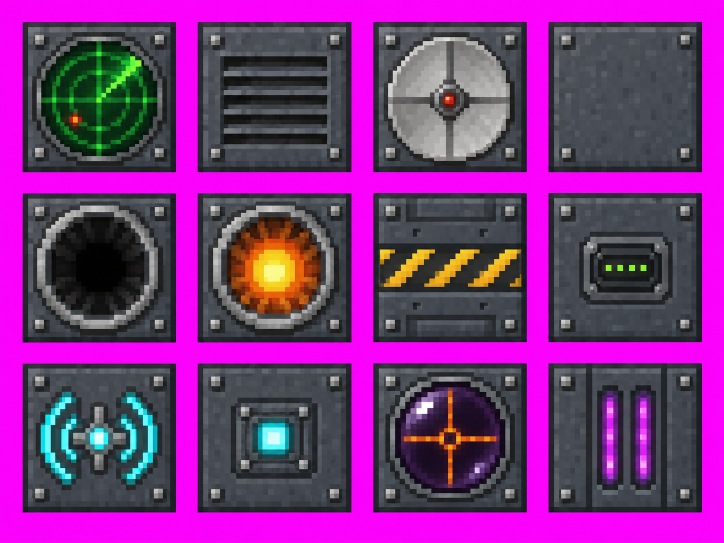
#> input picture art/sheets/ashcc_sheet1.png, 1448 x 1086 px (shown at 1/2 size)
$ python -i slice_tiles.py   (imports and definitions only)
#> lines starting #> are read from the running program, lines starting #| are printed output that depends on the picture; after the words box and inside, x2 and y2 are one past the last pixel; in counts of white or black regions, pixels touching at a corner belong together
#> further down, picture is the input picture: shape (1086, 1448, 3); mean B, G, R 126.4, 50.7, 123.3
"""Cuts square block-face tiles out of an AI-generated sheet (opaque tiles on a flat magenta background).

usage: python tools/slice_tiles.py SHEET.png name1 name2 ... [--out DIR] [--preview FILE]
Names are given in reading order (left to right, top to bottom); "-" skips a tile.
Each tile becomes a 16x16 texture: one output pixel = median colour of the middle of its cell,
so the generator's uneven "pixel" grid and soft edges do not smear into the result.
"""
import argparse
from pathlib import Path

import numpy as np
from PIL import Image
from scipy import ndimage

ROOT = Path(__file__).resolve().parent.parent
OUT = ROOT / "src/main/resources/assets/ashcc/textures/block"


def background(rgb):
    edge = np.concatenate([rgb[0], rgb[-1], rgb[:, 0], rgb[:, -1]])
    return np.median(edge, axis=0)


def tiles(rgb):
    bg = background(rgb)
#> bg = [249, 5, 248]
    fg = np.abs(rgb - bg).sum(axis=2) > 90
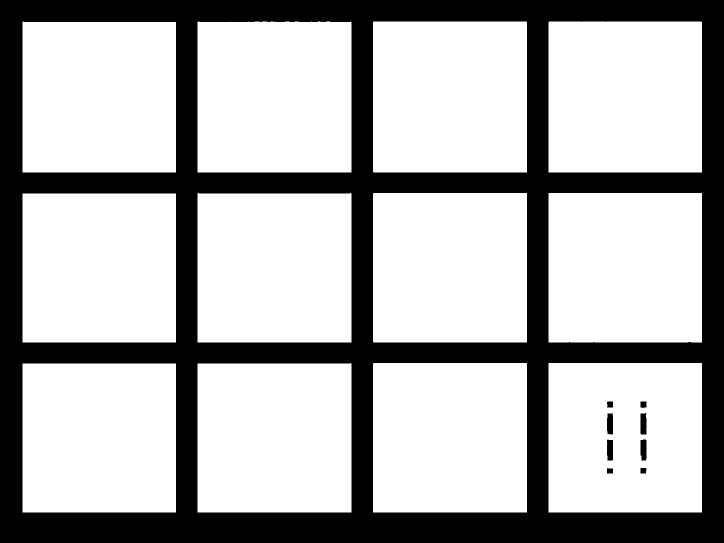
#> fg: shape (1086, 1448) bool (shown at 1/2 size); 70.1% white; 9 black regions, largest, box (x1, y1, x2, y2) and area: (0, 0, 1448, 1086) 467320, (1281, 826, 1293, 869) 497, (1214, 879, 1226, 921) 482
    fg = ndimage.binary_opening(fg, iterations=2)
#> fg: shape (1086, 1448) bool; 70.1% white; 9 black regions, largest, box (x1, y1, x2, y2) and area: (0, 0, 1448, 1086) 467453, (1281, 826, 1293, 869) 497, (1214, 879, 1226, 921) 482
    fg = ndimage.binary_fill_holes(fg)
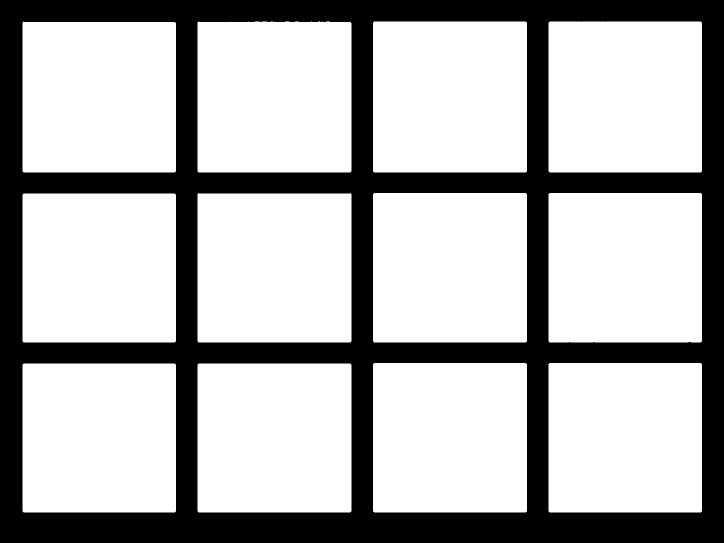
#> fg: shape (1086, 1448) bool (shown at 1/2 size); 70.3% white; 1 black region, box (x1, y1, x2, y2) and area: (0, 0, 1448, 1086) 467453
    labels, n = ndimage.label(fg)
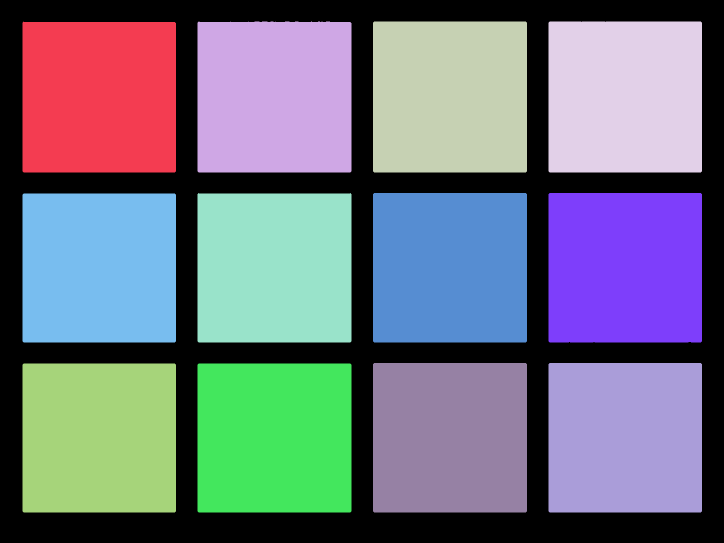
#> labels: shape (1086, 1448) int32 (shown at 1/2 size); 13 distinct labels, from 0 to 12; one colour per label, 0 black
#> n = 12
    boxes = []
    min_area = rgb.shape[0] * rgb.shape[1] * 0.01
#> min_area = 15725.3
    for i, sl in enumerate(ndimage.find_objects(labels), 1):
        if sl is None or (labels[sl] == i).sum() < min_area:
            continue
        boxes.append((sl[0].start, sl[0].stop, sl[1].start, sl[1].stop))
#> this loop made 12 passes
#> after the loop, boxes = 12 items, first 6: (43, 345, 45, 352), (43, 345, 395, 703), (43, 345, 746, 1054), (43, 345, 1097, 1404), (386, 685, 395, 703), (386, 685, 746, 1054)
    # rows: tiles whose vertical centres are within half a tile of each other
    boxes.sort(key=lambda b: (b[0] + b[1]) / 2)
    rows, row = [], []
    for b in boxes:
        if row and (b[0] + b[1]) / 2 - (row[0][0] + row[0][1]) / 2 > (row[0][1] - row[0][0]) / 2:
            rows.append(row)
            row = []
        row.append(b)
#> this loop made 12 passes
#> b on passes 1 to 12: (43, 345, 45, 352), (43, 345, 395, 703), (43, 345, 746, 1054), (43, 345, 1097, 1404), (386, 685, 395, 703), (386, 685, 746, 1054), (386, 685, 1097, 1404), (387, 685, 45, 352), (726, 1025, 746, 1054), (726, 1025, 1097, 1404), (727, 1025, 45, 352), (727, 1025, 395, 703)
#> after the loop, row = [(726, 1025, 746, 1054), (726, 1025, 1097, 1404), (727, 1025, 45, 352), (727, 1025, 395, 703)]; rows = [[(43, 345, 45, 352), (43, 345, 395, 703), (43, 345, 746, 1054), (43, 345, 1097, 1404)], [(386, 685, 395, 703), (386, 685, 746, 1054), (386, 685, 1097, 1404), (387, 685, 45, 352)]]
    if row:
        rows.append(row)
    return [b for r in rows for b in sorted(r, key=lambda b: b[2])]


# [45 lines left out: functions sample, main, not called in this run]


# [2 lines not run here, left out]

>>> import cv2
>>> picture = cv2.imread('../art/sheets/ashcc_sheet1.png')
>>> result = tiles(picture)
#> result = 12 items, first 6: (43, 345, 45, 352), (43, 345, 395, 703), (43, 345, 746, 1054), (43, 345, 1097, 1404), (387, 685, 45, 352), (386, 685, 395, 703)

$ run again, on art/sheets/ashcc_sheet3.png
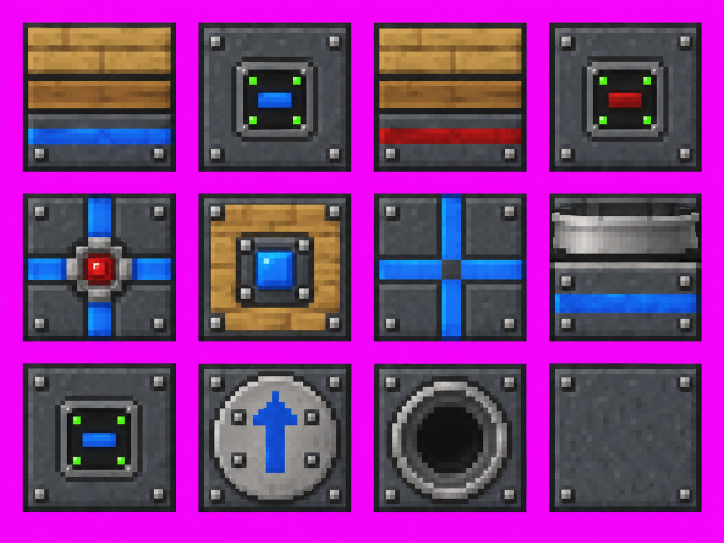
#> input picture art/sheets/ashcc_sheet3.png, 1448 x 1086 px (shown at 1/2 size)
#> picture is the input picture: shape (1086, 1448, 3); mean B, G, R 132.1, 53.8, 127.8
#> bg = [248, 7, 242]
#> in tiles, `fg = np.abs(rgb - bg).sum(axis=2) > 90`:
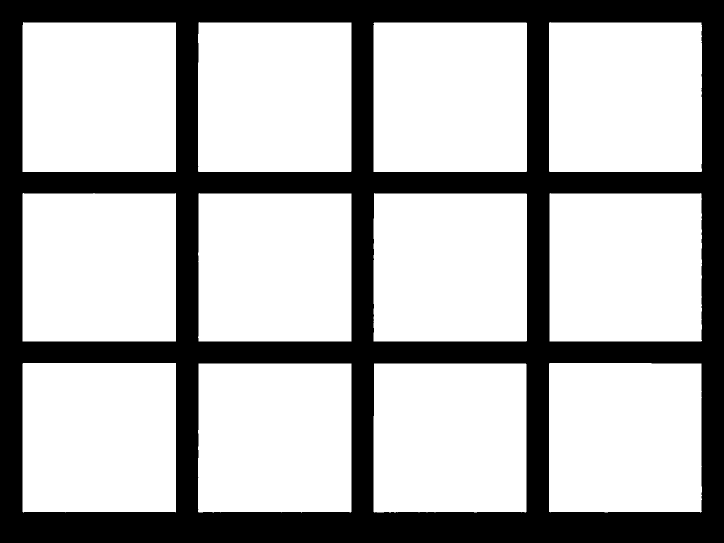
#> fg: shape (1086, 1448) bool (shown at 1/2 size); 69.5% white; 1 black region, box (x1, y1, x2, y2) and area: (0, 0, 1448, 1086) 479329
#> in tiles, `labels, n = ndimage.label(fg)`:
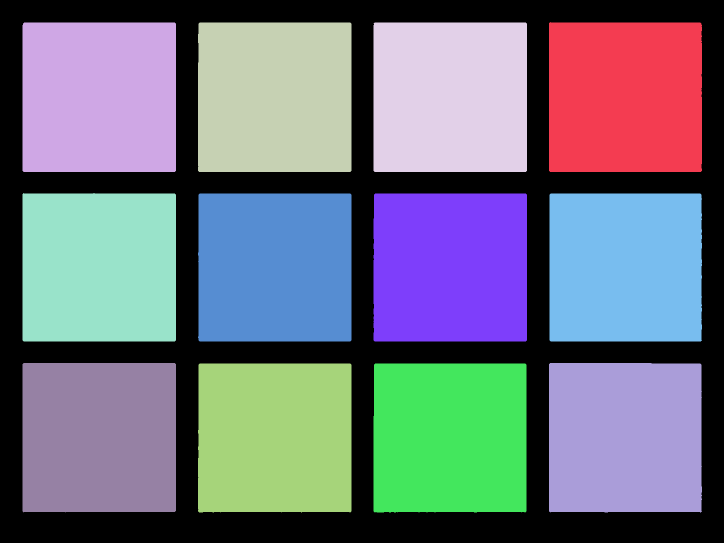
#> labels: shape (1086, 1448) int32 (shown at 1/2 size); 13 distinct labels, from 0 to 12; one colour per label, 0 black
#> n = 12
#> the loop in tiles, `for i, sl in enumerate(ndimage.find_objects(labels), 1):` made 12 passes
#> after the loop in tiles, `for i, sl in enumerate(ndimage.find_objects(labels), 1):`: boxes = 12 items, first 6: (44, 344, 1098, 1404), (45, 344, 45, 352), (45, 344, 396, 703), (45, 344, 747, 1054), (386, 683, 45, 352), (387, 683, 396, 703)
#> the loop in tiles, `for b in boxes:` made 12 passes
#> after the loop in tiles, `for b in boxes:`: row = [(726, 1025, 45, 352), (726, 1025, 1098, 1404), (727, 1025, 396, 703), (727, 1025, 747, 1053)]; rows = [[(44, 344, 1098, 1404), (45, 344, 45, 352), (45, 344, 396, 703), (45, 344, 747, 1054)], [(386, 683, 45, 352), (387, 683, 396, 703), (387, 683, 747, 1054), (387, 683, 1099, 1404)]]
#> result = 12 items, first 6: (45, 344, 45, 352), (45, 344, 396, 703), (45, 344, 747, 1054), (44, 344, 1098, 1404), (386, 683, 45, 352), (387, 683, 396, 703)
